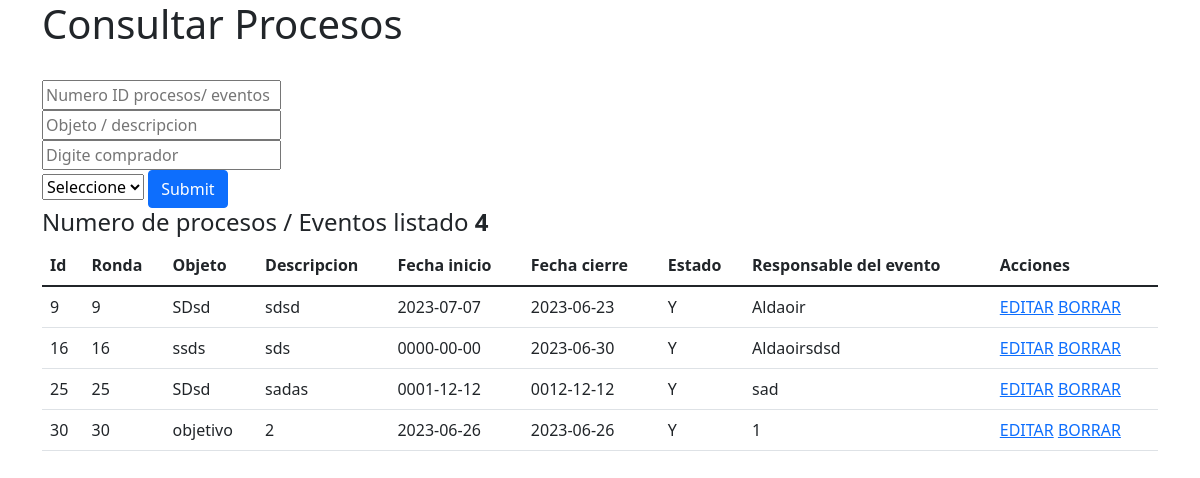
The page /?controlador=procesos&metodo=frmConsultar on the database its author committed.
### tables this page shows
CREATE TABLE `procesos` (
  `id` bigint(20) NOT NULL,
  `objeto` varchar(250) DEFAULT NULL,
  `nombre_responsable` varchar(250) DEFAULT NULL,
  `descripcion` text DEFAULT NULL,
  `moneda` enum('COP','USD','EUR','') DEFAULT NULL,
  `presupuesto` decimal(10,0) DEFAULT NULL,
  `estado` char(1) DEFAULT NULL,
  `fecha_inicio` date DEFAULT NULL,
  `hora_inicio` time DEFAULT NULL,
  `fecha_fin` date DEFAULT NULL,
  `hora_fin` time DEFAULT NULL,
  `actividades_id` bigint(20) DEFAULT NULL
);

### config/conexion.php (called while the page is built)
<?php
class conexion{
    private $conexion;
    public function __construct(){
        try {
            $this->conexion = new PDO("mysql:host=localhost;dbname=prueba_suplos","root","");
            $this->conexion->setAttribute(PDO::ATTR_ERRMODE, PDO::ERRMODE_EXCEPTION);
        } catch (Exception $e) {
            echo "ERROR: ".$e->getMessage();
        }
    }
    public function conectarse(){
        if($this->conexion instanceof PDO){
            return $this->conexion;
        }
    }
}
?>

### config/cargaVisual.php (called while the page is built)
<?php
class cargaVisual
{
  public function contenido(string $contenido)
  {
    require_once "./vistas/estructura/header.php";
    require_once "./vistas/" . $contenido . ".php";
    require_once "./vistas/estructura/footer.php";
  }
}

### controlador/procesosControlador.php (called while the page is built, shortened)
<?php
require_once "./config/cargaVisual.php";
require_once "./implementDao/procesoImplement.php";
class procesosControlador
{
    private object $instanciaCargaVisual;
    private object $instanciaProcesoImplement;
    public function __construct()
    {
        $this->instanciaProcesoImplement = new procesoImplement();
        $this->instanciaCargaVisual = new cargaVisual();
    }
    public function frmConsultar()
    {
        $limite = 5;
        $total = $this->instanciaProcesoImplement->totalCantidadProcesos();
        $this->instanciaCargaVisual->total = $total;
        if ($total > $limite) {
            $secciones = ceil($total / $limite);
        } else {
            $secciones = 1;
        }
        if (isset($_GET["pagina"]) && is_numeric($_GET["pagina"])) {
            $pagina = $_GET["pagina"];
        } else {
            $pagina = 0;
        }
        $paguinaActual = ($pagina / $limite) + 1;
        $this->instanciaCargaVisual->datosPaginados =
            $this->instanciaProcesoImplement->obtenerDatosPaginacion($pagina, $limite);
        if ($secciones > 1) {
            $this->instanciaCargaVisual->pagina = "";
            for ($i = 1; $i <= $secciones; $i++) {
                if ($i != $paguinaActual) {
                    $this->instanciaCargaVisual->pagina .= "<a class='paginar' href='?controlador=procesos&metodo=frmConsultar&pagina=" . ($limite * ($i - 1)) . "'> " . $i . " </a> ";
                } else {
                    $this->instanciaCargaVisual->pagina .= "<a class='active'> " . $i . " </a>";
                }
            }
        } else {
            $this->instanciaCargaVisual->pagina = "";
        }
        $this->instanciaCargaVisual->contenido("procesos/frmConsultar");
    }
}

### index.php (called while the page is built)
<?php
require_once ("./config/rutas.php");
if(isset($_GET["controlador"]) && isset($_GET["metodo"]) ){
   $controlador =  $_GET["controlador"];
   $metodo =  $_GET["metodo"];
}else{
    $controlador = "procesos";
    $metodo =  "panelInicial";
}
 rute::cargar($controlador,$metodo);

### implementDao/procesoImplement.php (called while the page is built, shortened)
<?php
require_once "./config/conexion.php";
class procesoImplement implements procesoDao
{
	private object $conexion;
	function __construct()
	{
		$this->conexion = new conexion();
	}
	public function obtenerDatosPaginacion($pagina, $limite): array
	{
		$consulta = $this->conexion->conectarse()->prepare("SELECT *
		 FROM procesos   LIMIT $pagina, $limite   ");
		$consulta->execute();
		return $consulta->fetchAll();
	}
}

### vistas/procesos/frmConsultar.php (the view, shortened to what this page needs)
<h1>Consultar Procesos</h1>
<form action="?controlador=procesos&metodo=consultar" method="POST" id="consultarProceso">
<br>
    <input type="text" name="busquedaID"  placeholder="Numero ID procesos/ eventos">
    <br>
    <input type="text" name="busquedaDescripcion"  placeholder="Objeto / descripcion">
        <br>
        <input type="text" name="comprador"
        placeholder="Digite comprador">
<br>
    <select id="estadoSelector" name="estadoSelector"  name="">
        <option value="none">Seleccione</option>
    </select>
    <input  type="submit" name="Buscar" class="btn btn-primary"/>
</form>
<div id="respuesta">
    <table class="table">
        <thead class="thead" class="border">
            <h4>Numero de procesos / Eventos listado <strong>
                    <?= $this->total; ?>
                </strong></h4>
            <tr>
                <th>Id</th>
                <th>Ronda</th>
                <th>Objeto</th>
                <th>Descripcion</th>
                <th>Fecha inicio</th>
                <th>Fecha cierre</th>
                <th>Estado</th>
                <th>Responsable del evento</th>
                <th>Acciones</th>
            </tr>
        </thead>
        <thbody>
            <?php
            foreach ($this->datosPaginados as $valor) {
                echo "<tr>";
                echo "
                <td>" . $valor["id"] . "</td>
                <td>" . $valor["id"] . "</td>
                <td>" . $valor["objeto"] . "</td>
                <td>" . $valor["descripcion"] . "</td>
                <td>" . $valor["fecha_inicio"] . "</td>
                <td>" . $valor["fecha_fin"] . "</td>
                <td>" . $valor["estado"] . "</td>
                <td>" . $valor["nombre_responsable"] . "</td>
                <td>
                <a href='?controlador=procesos&metodo=frmEditar&id=". $valor["id"]."'>EDITAR</a>
                <a class='eliminar-proceso' href='?controlador=procesos&metodo=borrar&id=". $valor["id"]."'  >BORRAR</a>
                 </td>
                ";
                echo "</tr>";
            }
            ?>
        </thbody>
    </table>
</div>

### config/rutas.php (shortened to what this page needs)
<?php
class rute{
    public static function cargar(string $controlador, string $metodo ) {
        if(file_exists("./controlador/".$controlador."Controlador.php" )){
            $controlador = $controlador."Controlador";
            if(class_exists($controlador)){
             $class = new $controlador();
             if(method_exists($class, $metodo)){
                   $class->$metodo();
             }else{
                echo "existe metodo 404";
             }
            }else{
                echo "no existe clase 404";
            }
        }else{
           header("Location: index.php");
        }
    }
}

### vistas/estructura/header.php (shortened to what this page needs)
<!DOCTYPE html>
<html lang="en">
<head>
  <link rel="stylesheet" href="./public/libs/sweetalert2/sweetalert2.min.css">
    <link href="https://cdn.jsdelivr.net/npm/bootstrap@5.1.3/dist/css/bootstrap.min.css" rel="stylesheet">
</head>
<body>
<div class="container">

### vistas/estructura/footer.php (shortened to what this page needs)
</div>
</body>
</html>

### rows shown on the page
procesos: id "9", objeto "SDsd", descripcion "sdsd", fecha_inicio "2023-07-07", fecha_fin "2023-06-23", estado "Y", nombre_responsable "Aldaoir"
procesos: id "16", objeto "ssds", descripcion "sds", fecha_inicio "0000-00-00", fecha_fin "2023-06-30", estado "Y", nombre_responsable "Aldaoirsdsd"
procesos: id "25", objeto "SDsd", descripcion "sadas", fecha_inicio "0001-12-12", fecha_fin "0012-12-12", estado "Y", nombre_responsable "sad"
procesos: id "30", objeto "objetivo", descripcion "2", fecha_inicio "2023-06-26", fecha_fin "2023-06-26", estado "Y", nombre_responsable "1"

### other values the page prints
$this->total "4"
